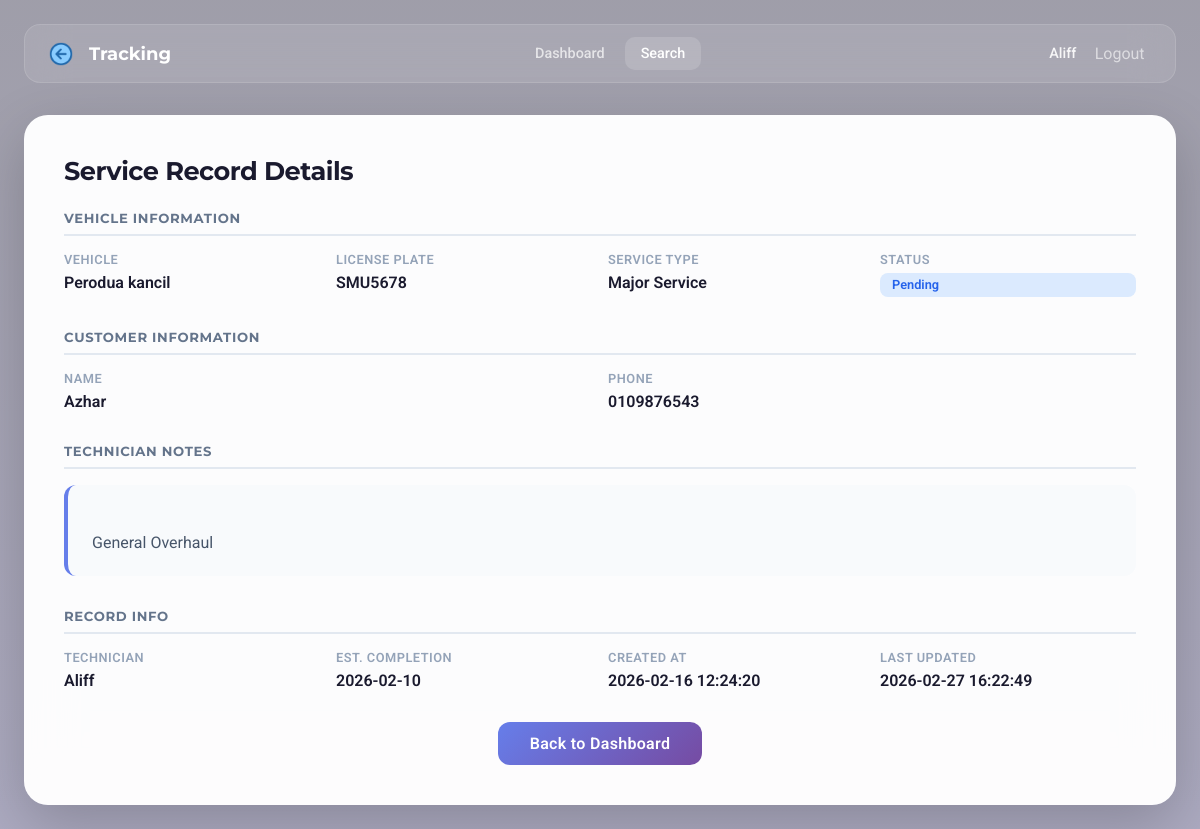
/record/7 (signed in), run on the app's committed database.
### tables this page shows
CREATE TABLE technicians (
            id INTEGER PRIMARY KEY AUTOINCREMENT,
            username TEXT NOT NULL UNIQUE,
            password TEXT NOT NULL
        );

CREATE TABLE service_records (
            id INTEGER PRIMARY KEY AUTOINCREMENT,
            vehicle_name TEXT NOT NULL,
            license_plate TEXT NOT NULL,
            service_type TEXT NOT NULL,
            status TEXT DEFAULT 'in_progress',
            customer_name TEXT,
            customer_phone TEXT,
            notes TEXT,
            estimated_completion TEXT,
            technician_id INTEGER,
            created_at TIMESTAMP DEFAULT CURRENT_TIMESTAMP,
            updated_at TIMESTAMP DEFAULT CURRENT_TIMESTAMP
        , image_filename TEXT);

### app.py (the view)
@app.route('/record/<int:record_id>')
def view_record(record_id):
    if 'user_id' not in session:
        return redirect(url_for('login'))
    db = get_db()
    record = db.execute('''SELECT service_records.*, technicians.username as technician_name
                          FROM service_records
                          LEFT JOIN technicians ON service_records.technician_id = technicians.id
                          WHERE service_records.id = ?''', (record_id,)).fetchone()
    db.close()
    if record is None:
        flash('Record not found.', 'error')
        return redirect(url_for('dashboard'))
    return render_template('search.html', record=record)

### app.py (called while the page is built)
def get_db():
    db = sqlite3.connect('vehicle_tracking.db')
    db.row_factory = sqlite3.Row  # this lets us access columns by name (like row['username'])
    return db

### templates/search.html (shortened to what this page needs)
<!DOCTYPE html>
<html lang="en">
<head>
    <link rel="stylesheet" href="{{ url_for('static', filename='style.css') }}">
</head>
<body>
    <div class="container">
        {% if session.get('user_id') %}
        <nav class="navbar fade-in">
            <div style="display: flex; align-items: center; gap: 0.5rem;">
                <a href="{{ url_for('dashboard') }}" class="back-arrow" title="Back to Dashboard"><img src="{{ url_for('static', filename='back_button.png') }}" alt="Back" style="width: 24px; height: 24px; object-fit: contain;"></a>
                <div class="nav-brand"> <span>Tracking</span></div>
            </div>
            <div class="nav-links">
                <a href="{{ url_for('dashboard') }}" class="nav-link">Dashboard</a>
                <a href="{{ url_for('search') }}" class="nav-link active">Search</a>
            </div>
            <div class="nav-user">
                <span class="user-name">{{ session['username'] }}</span>
                <a href="{{ url_for('logout') }}" class="btn-logout">Logout</a>
            </div>
        </nav>
        {% endif %}
        {% if record %}
        <div class="card fade-in" style="margin-top: 2rem;">
            <h2 class="card-header">Service Record Details</h2>
            <div class="detail-section">
                <div class="detail-header">Vehicle Information</div>
                <div class="detail-grid">
                    <div class="detail-item">
                        <span class="detail-label">Vehicle</span>
                        <span class="detail-value">{{ record['vehicle_name'] }}</span>
                    </div>
                    <div class="detail-item">
                        <span class="detail-label">License Plate</span>
                        <span class="detail-value">{{ record['license_plate'] }}</span>
                    </div>
                    <div class="detail-item">
                        <span class="detail-label">Service Type</span>
                        <span class="detail-value">{{ record['service_type'] }}</span>
                    </div>
                    <div class="detail-item">
                        <span class="detail-label">Status</span>
                        {% if record['status'] == 'in_progress' %}
                            <span class="status-badge status-in_progress">In Progress</span>
                        {% elif record['status'] == 'completed' %}
                            <span class="status-badge status-completed">Completed</span>
                        {% else %}
                            <span class="status-badge status-pending">Pending</span>
                        {% endif %}
                    </div>
                </div>
            </div>
            {% if record['customer_name'] %}
            <div class="detail-section">
                <div class="detail-header">Customer Information</div>
                <div class="detail-grid">
                    <div class="detail-item">
                        <span class="detail-label">Name</span>
                        <span class="detail-value">{{ record['customer_name'] }}</span>
                    </div>
                    {% if record['customer_phone'] %}
                    <div class="detail-item">
                        <span class="detail-label">Phone</span>
                        <span class="detail-value">{{ record['customer_phone'] }}</span>
                    </div>
                    {% endif %}
                </div>
            </div>
            {% endif %}
            {% if record['notes'] %}
            <div class="detail-section">
                <div class="detail-header">Technician Notes</div>
                <div class="notes-box" style="white-space: pre-line;">
                    {{ record['notes'] }}
                </div>
            </div>
            {% endif %}
            <div class="detail-section">
                <div class="detail-header">Record Info</div>
                <div class="detail-grid">
                    {% if record['technician_name'] is defined and record['technician_name'] %}
                    <div class="detail-item">
                        <span class="detail-label">Technician</span>
                        <span class="detail-value">{{ record['technician_name'] }}</span>
                    </div>
                    {% endif %}
                    {% if record['estimated_completion'] %}
                    <div class="detail-item">
                        <span class="detail-label">Est. Completion</span>
                        <span class="detail-value">{{ record['estimated_completion'] }}</span>
                    </div>
                    {% endif %}
                    <div class="detail-item">
                        <span class="detail-label">Created at</span>
                        <span class="detail-value">{{ record['created_at'] }}</span>
                    </div>
                    <div class="detail-item">
                        <span class="detail-label">Last Updated</span>
                        <span class="detail-value">{{ record['updated_at'] }}</span>
                    </div>
                </div>
            </div>
            <div style="margin-top: 2rem; text-align: center;">
                {% if session.get('user_id') %}
                    <a href="{{ url_for('dashboard') }}" class="btn btn-primary" style="display: inline-block; width: auto; padding: 0.75rem 2rem; text-decoration: none;">Back to Dashboard</a>
                {% else %}
                    <a href="{{ url_for('login') }}" class="btn btn-primary" style="display: inline-block; width: auto; padding: 0.75rem 2rem; text-decoration: none;">Back to Login</a>
                {% endif %}
            </div>
        </div>
        {% endif %}
    </div>
</body>
</html>

### static/style.css (style rules this page uses)
* { margin: 0; padding: 0; box-sizing: border-box; }
body { font-family: 'Roboto', -apple-system, BlinkMacSystemFont, 'Segoe UI', system-ui, sans-serif; background: linear-gradient(135deg, #0f0c29 0%, #302b63 50%, #24243e 100%); min-height: 100vh; padding: 1.5rem; color: #1a1a2e; }
.back-arrow { display: inline-flex; align-items: center; justify-content: center; text-decoration: none; transition: all 0.2s ease; margin-right: 0.5rem; flex-shrink: 0; }
.fade-in { animation: fadeIn 0.5s ease-out; }
.container { max-width: 1400px; margin: 0 auto; position: relative; z-index: 1; }
.card { background: rgba(255, 255, 255, 0.97); backdrop-filter: blur(24px); border-radius: 24px; padding: 2.5rem; box-shadow: 0 20px 60px rgba(0, 0, 0, 0.2), 0 0 0 1px rgba(255, 255, 255, 0.05) inset; transition: transform 0.3s ease, box-shadow 0.3s ease; }
.card-header { font-family: 'Montserrat', 'Roboto', sans-serif; font-size: 1.6rem; font-weight: 700; color: #1a1a2e; margin-bottom: 1.5rem; letter-spacing: -0.02em; display: flex; align-items: center; gap: 0.75rem; }
.navbar { display: flex; align-items: center; justify-content: space-between; background: rgba(255, 255, 255, 0.1); backdrop-filter: blur(20px); border-radius: 16px; padding: 0.75rem 1.5rem; border: 1px solid rgba(255, 255, 255, 0.12); }
.nav-brand { font-family: 'Montserrat', 'Roboto', sans-serif; display: flex; align-items: center; gap: 0.5rem; font-weight: 700; font-size: 1.125rem; color: white; }
.nav-links { display: flex; gap: 0.25rem; }
.nav-link { color: rgba(255, 255, 255, 0.7); text-decoration: none; padding: 0.5rem 1rem; border-radius: 10px; font-weight: 500; font-size: 0.9rem; transition: all 0.2s ease; }
.nav-link.active { color: white; background: rgba(255, 255, 255, 0.15); }
.nav-user { display: flex; align-items: center; gap: 0.75rem; }
.user-name { color: rgba(255, 255, 255, 0.9); font-weight: 500; font-size: 0.9rem; }
.btn-logout { color: rgba(255, 255, 255, 0.6); padding: 0.4rem; border-radius: 8px; transition: all 0.2s; display: flex; align-items: center; text-decoration: none; }
.btn { width: 100%; padding: 0.875rem; border: none; border-radius: 12px; font-size: 1rem; font-weight: 600; cursor: pointer; transition: all 0.2s ease; letter-spacing: 0.02em; display: flex; align-items: center; justify-content: center; gap: 0.5rem; font-family: inherit; }
.btn-primary { background: linear-gradient(135deg, #667eea 0%, #764ba2 100%); color: white; }
.status-badge { display: inline-block; padding: 0.3rem 0.75rem; border-radius: 8px; font-size: 0.8rem; font-weight: 600; white-space: nowrap; }
.status-pending { background: #dbeafe; color: #2563eb; }
.detail-section { margin-bottom: 2rem; }
.detail-header { font-family: 'Montserrat', 'Roboto', sans-serif; font-size: 0.825rem; font-weight: 700; color: #64748b; text-transform: uppercase; letter-spacing: 0.05em; margin-bottom: 1rem; padding-bottom: 0.5rem; border-bottom: 2px solid #e2e8f0; }
.detail-grid { display: grid; grid-template-columns: repeat(auto-fit, minmax(220px, 1fr)); gap: 1rem; }
.detail-item { display: flex; flex-direction: column; gap: 0.35rem; }
.detail-label { font-size: 0.8rem; font-weight: 600; color: #94a3b8; text-transform: uppercase; letter-spacing: 0.04em; }
.detail-value { color: #1a1a2e; font-weight: 600; font-size: 1rem; }
.notes-box { background: #f8fafc; padding: 1.25rem 1.5rem; border-radius: 12px; border-left: 4px solid #667eea; margin-top: 0.5rem; line-height: 1.6; color: #475569; }

### data on the page
technicians: username "Aliff", technician_name "Aliff"
service_records: vehicle_name "Perodua kancil", license_plate "SMU5678", service_type "Major Service", customer_name "Azhar", customer_phone "0109876543", notes "General Overhaul", estimated_completion "2026-02-10", created_at "2026-02-16 12:24:20", updated_at "2026-02-27 16:22:49"
